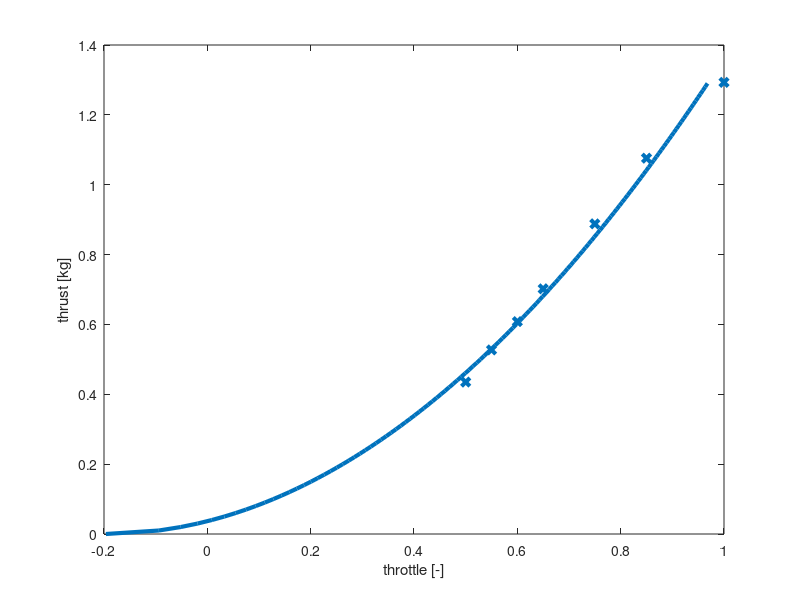

Here is the MATLAB script that generated this plot:
% computes ka and kb from two-point measured thrust

% masses of UAV
mass = [
0.435;
0.527;
0.608;
0.702;
0.888;
1.076;
1.293;
];

% thrusts needed to hover
thrust = [
0.50;
0.55;
0.60;
0.65;
0.75;
0.85;
1.00;
];

thrust

%%%%%%%%%%%%%%%%%%%%%%%%%%%%%%%%%%%%%%%%%%%%%%%%%%%%%
%%%%%%%%%%%%%%%%%%%%%%%%%%%%%%%%%%%%%%%%%%%%%%%%%%%%%

% the gravitational acceleration
g = 9.81;

% create the main matrix
A = ones(length(mass), 3);

for i=1:length(mass)
  A(i, 1) = sqrt((mass(i)*g));
  A(i, 2) = 1.0;
  A(i, 3) = mass(i)*g*0;
end

% print A
A;

% compute the linear coeficients
X = A\thrust;

% plot the constants
ka = X(1)
kb = X(2)
kc = X(3)

% plot
fig = figure(1);
y = 0:0.01:mass(end);
x = [];
for i=1:length(y)
  x(i) = ka*sqrt(y(i)*g) + kb + kc*y(i)*g*0;
end

hold off
plot(x, y, 'linewidth', 3)
hold on
scatter(thrust, mass, 'x', 'linewidth', 3)
xlabel('throttle [-]')
ylabel('thrust [kg]')
